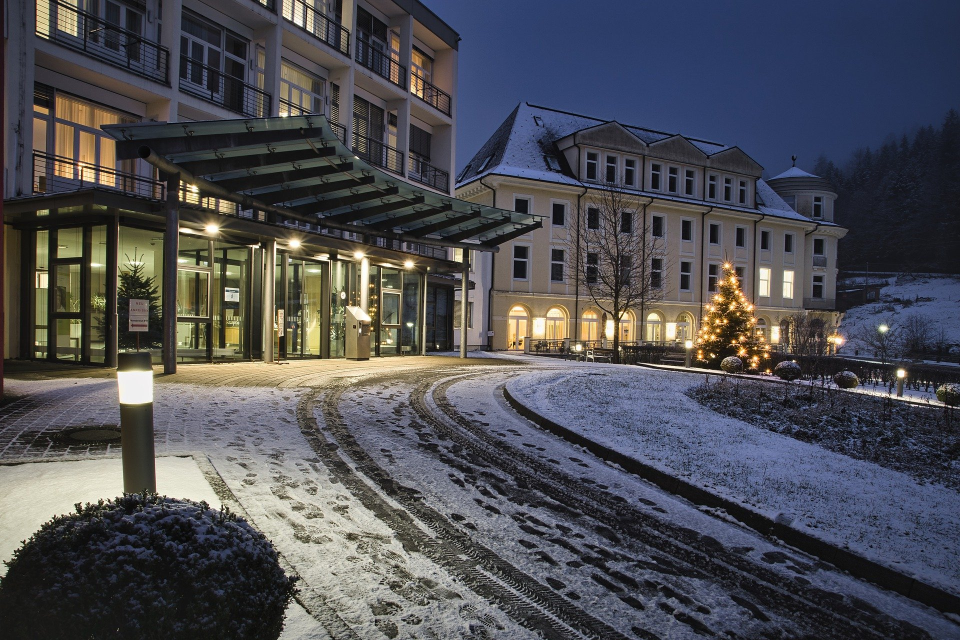
#> input picture sample/hotel.jpg, 1920 x 1280 px (shown at 1/2 size)
$ python make_map.py   (older library calls are emulated)
#> lines starting #> are read from the running program, lines starting #| are printed output that depends on the picture
from msilib.schema import RemoveFile
import numpy as np
import cv2
import math

def make_map_resize(src_w, src_h, scale=2.0):
    dst_w = int(src_w * scale)
    dst_h = int(src_h * scale)
    map = np.zeros((dst_h, dst_w, 2), np.float32)
    for y in range(dst_h):
        for x in range(dst_w):
            map[y][x][0] = x / scale
            map[y][x][1] = y / scale

    return map[:,:,0], map[:,:,1]

def make_map_inv(map_src, scale):
    h, w = map_src[0].shape
    map_nop = np.zeros((h, w, 2), np.float32)
    for y in range(h):
        for x in range(w):
            map_nop[y][x][0] = x
            map_nop[y][x][1] = y

    map = cv2.remap(map_nop, map_src[0], map_src[1], cv2.INTER_NEAREST)

    map_inv = np.zeros((h//scale, w//scale, 2), np.float32)
    for y in range(h):
        for x in range(w):
            fx, ix = math.modf(map[y][x][0])
            fy, iy = math.modf(map[y][x][1])
            if ix < w//scale and iy < h//scale:
               map_inv[int(iy)][int(ix)][0] =  x
               map_inv[int(iy)][int(ix)][1] =  y

    return map_inv[:,:,0], map_inv[:,:,1]


def test():
    src = cv2.imread("sample/hotel.jpg")
#> src is the input picture: shape (1280, 1920, 3); mean B, G, R 83.2, 77.6, 77.2
    src = cv2.resize(src, (src.shape[1] // 2, src.shape[0] // 2))
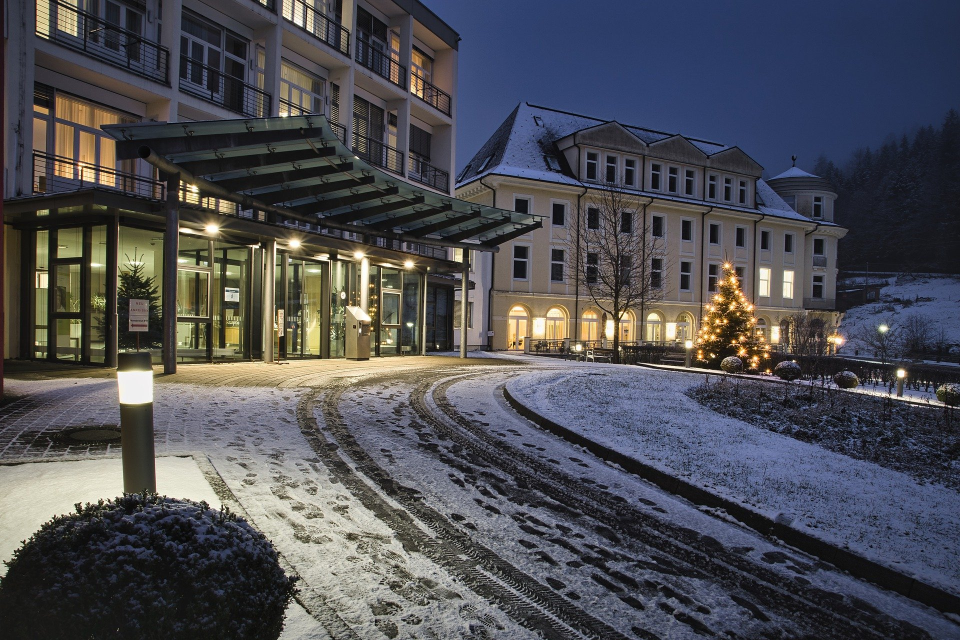
#> src: shape (640, 960, 3); mean B, G, R 83.3, 77.7, 77.3
    h, w, _ = src.shape
#> h = 640; w = 960
    f = max([w, h])
#> f = 960
    cv2.imshow("src", src)

    cam_mat = np.array([[f,     0., w/2],
                        [0.,    f,  h/2],
                        [0.,    0., 1. ]])
    dist_coef = np.array([3.0, 4.0, 1.0, 0, 0])

    scale = 2
    new_cam_mat, roi_size = cv2.getOptimalNewCameraMatrix(cam_mat, dist_coef, (w, h), 1, (w*scale, h*scale))
#> roi_size = (746, 246, 428, 859)
    map_undis = cv2.initUndistortRectifyMap(cam_mat, dist_coef, None, new_cam_mat, (w*scale, h*scale), cv2.CV_32FC1)
    undist = cv2.remap(src, map_undis[0], map_undis[1], cv2.INTER_CUBIC)
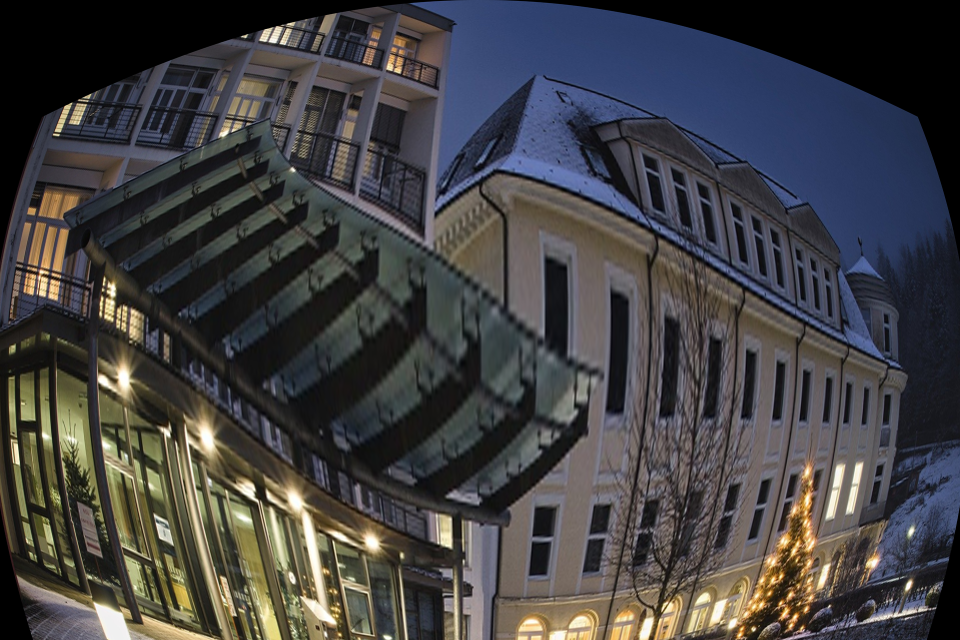
#> undist: shape (1280, 1920, 3) (shown at 1/2 size); mean B, G, R 66.9, 65.3, 66.2
    cv2.imshow("undis", undist)

    map_inv = make_map_inv(map_undis, scale)
    redist = cv2.remap(undist, map_inv[0], map_inv[1], cv2.INTER_CUBIC)
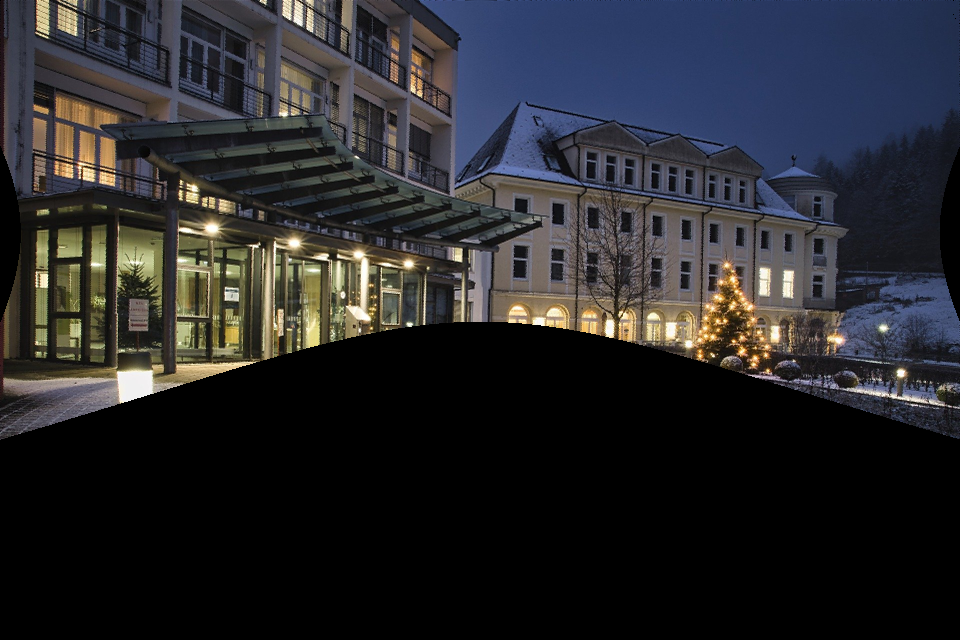
#> redist: shape (640, 960, 3); mean B, G, R 43.4, 40.2, 40
    cv2.imshow("redist", redist)
    cv2.imwrite("out.png", redist)

    cv2.waitKey(0)


if __name__ == '__main__':
    test()

$ run again, with sample/fountain.jpg copied over sample/hotel.jpg
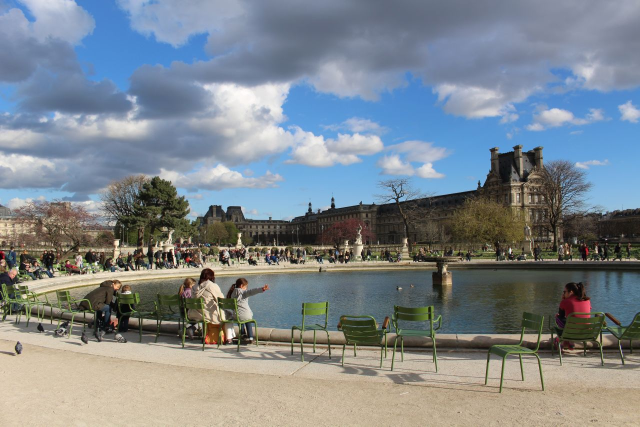
#> input picture sample/fountain.jpg, 1280 x 853 px (shown at 1/2 size)
#> in test, src is the input picture: shape (853, 1280, 3); mean B, G, R 141, 134.9, 126.5
#> src: shape (426, 640, 3)
#> in test, `undist = cv2.remap(src, map_undis[0], map_undis[1], cv2.INTER_CUBIC)`:
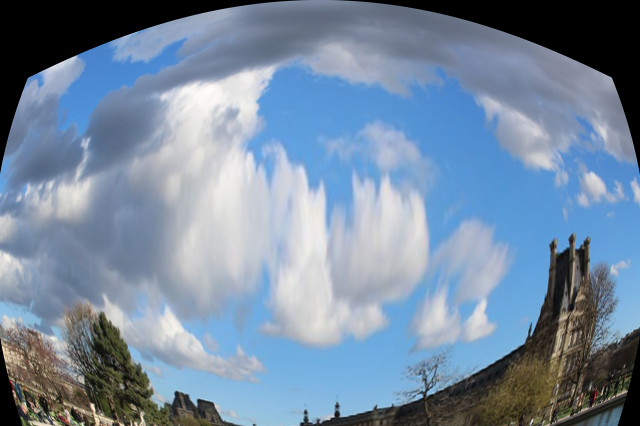
#> undist: shape (852, 1280, 3) (shown at 1/2 size); mean B, G, R 160.6, 138.4, 118.3
#> in test, `redist = cv2.remap(undist, map_inv[0], map_inv[1], cv2.INTER_CUBIC)`:
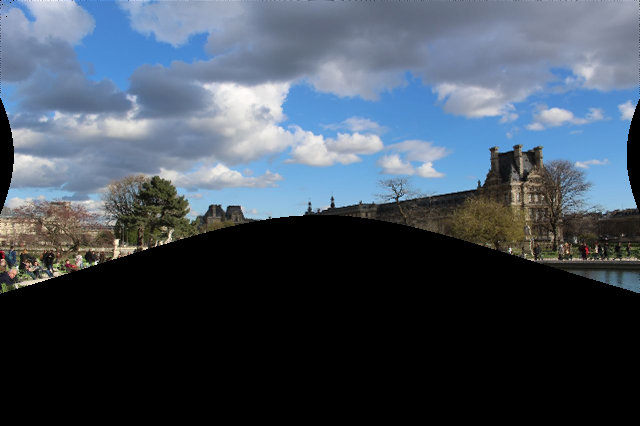
#> redist: shape (426, 640, 3); mean B, G, R 91.8, 78.7, 67.6
